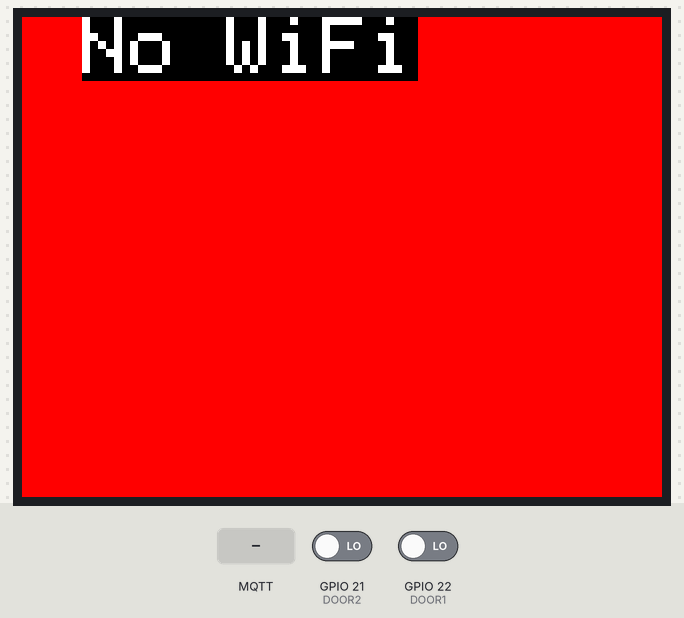
The sketch below on a simulated ESP32. Parts: 320×240 colour display. Wiring (inferred from the names in the program): BH1750 light sensor at I2C address 0x23. The test bench sets the inputs (shaded band); at power-on: GPIO 21 (DOOR2) LOW, GPIO 22 (DOOR1) LOW. WiFi joins after 1.5 s; servers stay silent unless stated; no MQTT or app messages arrive unless stated; what the sketch prints to the serial monitor is not drawn.

Above: at 3.1 s.
3.2 s: GPIO 21 (DOOR2) driven HIGH
At 11.9 s:
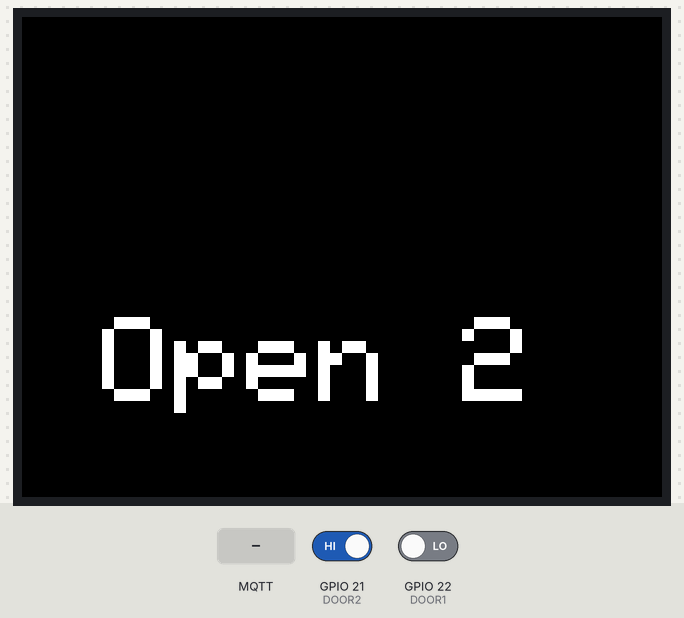
12.2 s: MQTT message "print" arrives on the first subscribed topic
At 14.7 s:
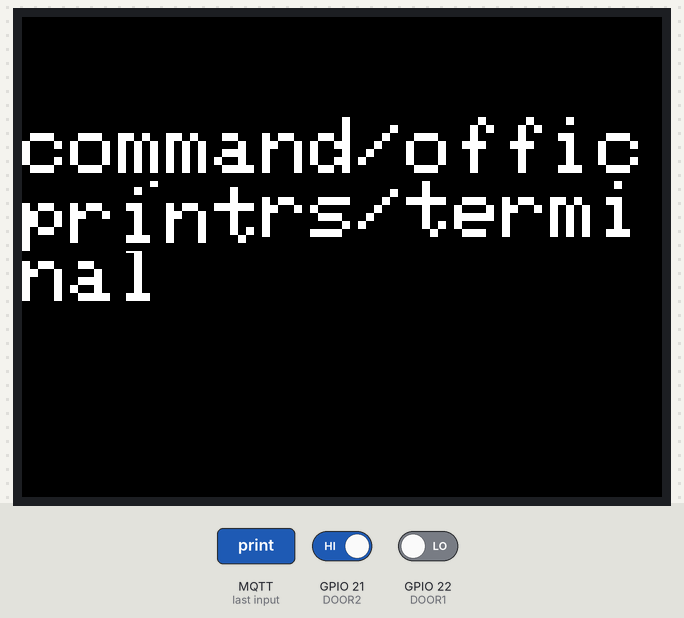
18.5 s: MQTT message "X50" arrives on the first subscribed topic
At 19.5 s:
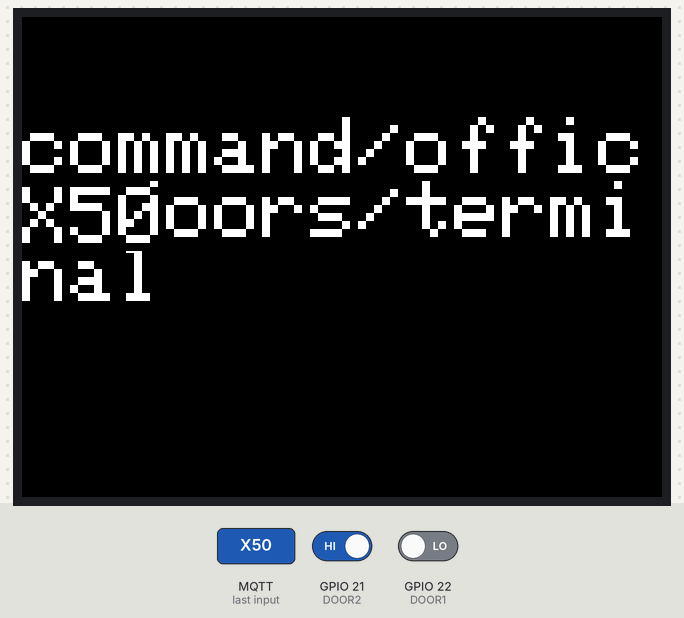
23.1 s: MQTT message "status" arrives on the first subscribed topic
At 24.3 s:
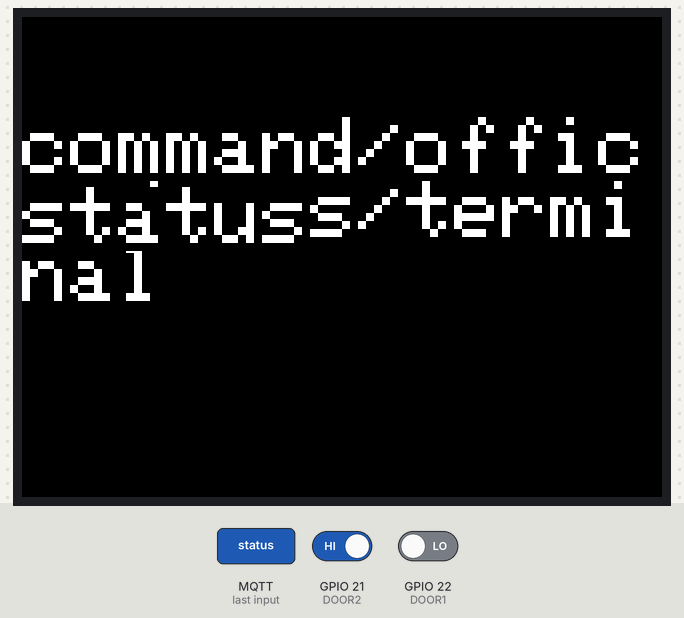
27.7 s: MQTT message "clear" arrives on the first subscribed topic
At 28.7 s:
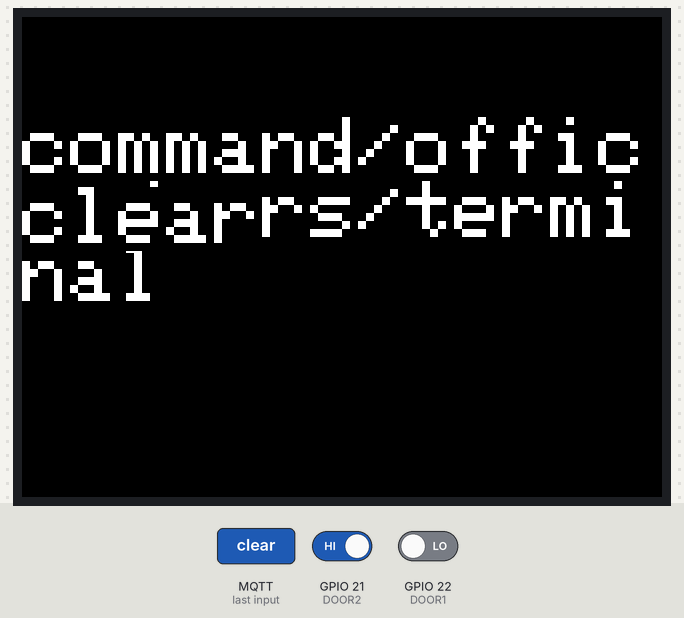
32.3 s: MQTT message "flash" arrives on the first subscribed topic
At 33.7 s:
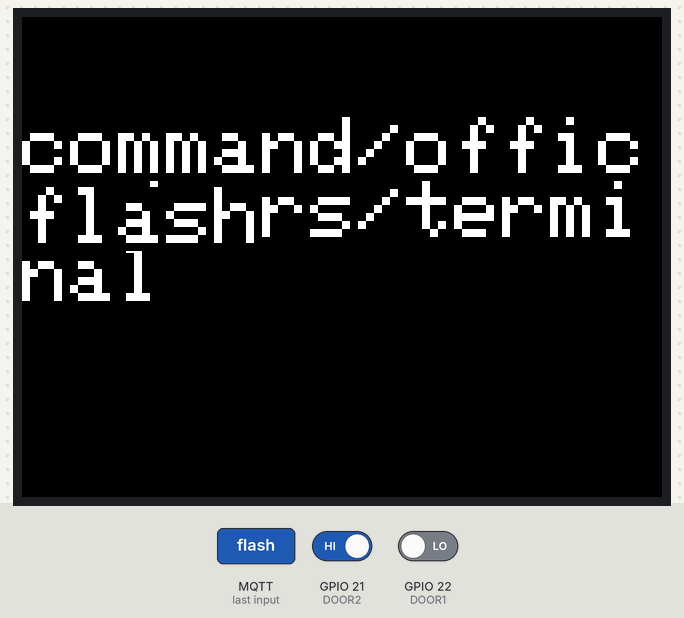
Timing chart, 0 to 35.3 s (numbered marks = the images above; inputs shaded):
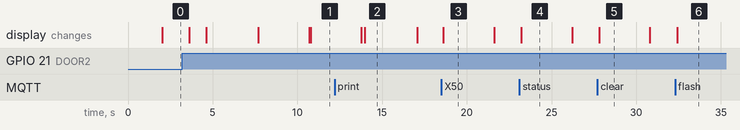

The sketch:

door_monitor.ino
```cpp
//  door_monitor.cpp
//  Wireless Door security system.
//  ESP32 Microcontroller code that responds with status of a door sensor.
//  Devices:
//    Panasonic Hall Effect Sensor
//
//  Sam Portillo
//  06/01/2020
//  09/25/2020  Live Version 2  - No polling, just notify when open.
//  04/27/2021  Remove LoRa for Bluetooth & Terminal capabilities
//  04/29/2021  Send 1 transmission when status changes:
//        Send 1 transmission when door opens.
//        Send 1 transmission when door closes.
//  05/01/2021  MQTT
//  05/26/2021  - TTGO T-Display
//  06/01/2021  Integrated door_monitor with class.


//  References:
//    http://reyax.com/products/rylr896/
//    https://us.amazon.com/Anmbest-KY-003-Effect-Magnetic-Arduino/dp/B07NWFX53H
//    https://www.youtube.com/watch?v=gnlDHDFDqQ8
//    https://www.youtube.com/watch?v=uozq47oxfwE


//  Arduino Light & PIR Motion Sensors
//  Sam Portillo

//  PIR & Light Sensor
//  Features:
//    Terminal & MQTT
//  Board → TTGO T1 → ic2 does not work.
//  Board → TTGO LoRa32-OLED V1

#include <WiFi.h>
#include <PubSubClient.h>
#include <Wire.h>
#define BH1750a 0x23

#include "Terminal_M5_Stack.h"
//#include "Terminal_TTGO.h"

// Replace the next variables with your SSID/Password combination
const char* ssid          = "BEAR-2.4";
const char* password      = "3393bear";
const char* mqtt_server   = "10.1.10.183";

//const char* ssid          = "X50";
//const char* password      = "996summerfun";
//const char* ssid          = "Victorious";
//const char* password      = "2019summerfun";
//const char* mqtt_server   = "10.0.0.12";


//    OFFICE DOORS
const char* client_name           = "Office_Doors";
const char* publish_topic1         = "office/door1";
const char* publish_topic2         = "office/door2";
const char* subscription_terminal = "command/office/doors/terminal";
const char* subscription_sensor   = "command/office/doors";


bool    door_status = false;
String  door_status$ = "Closed";
void monitor_doors();
bool is_door1_open();
bool is_door2_open();
void alert_door_open(int i);
bool door1_closed = true;
bool door2_closed = true;


//M5Stack:
#define DOOR1 22
#define DOOR2 21
int x_door = 20;
int y_door = 150;
int s_door = 6;
int d1_x  = 0;
int d1_y  = 200;
int d2_x  = 280;
int d2_y  = 200;
int fsize  = 4;


//TTGO:
//#define DOOR1 0
//#define DOOR2 35
//int x_door = 20;
//int y_door = 70;
//int s_door = 1;
//int d1_x  = 0;
//int d1_y  = 100;
//int d2_x  = 200;
//int d2_y  = 100;
//int fsize  = 1;

WiFiClient espClient;
PubSubClient client(espClient);

String s;
String mv = "motion=";
String lv = "lux=";
uint16_t lux;
uint16_t llux = -11;
int shade = 20;
bool motion;

Terminal_M5_Stack t( mqtt_server );    // M5 Stack
//Terminal_TTGO t( mqtt_server );      //  TTGO

unsigned long previousMillis = 0;
unsigned long interval = 30000;

void setup_WiFi()
{
  t.fill_screen( TFT_RED );
  t.TFT_setTextColor( TFT_BLACK, TFT_RED );
  t.lcd_display( 30, 0, fsize, 0, "No WiFi" );
  Serial.println();
  Serial.print("Connecting to ");
  Serial.println(ssid);
  WiFi.begin(ssid, password);

  while (WiFi.status() != WL_CONNECTED)
  {
    delay(500);
    Serial.print(".");
  }

  Serial.println("");
  Serial.println("WiFi connected");
  Serial.println("IP address: ");
  Serial.println(WiFi.localIP());
  IPAddress broadCast = WiFi.localIP();
  Serial.println( broadCast );

  //  t.TFT_setTextColor( TFT_WHITE, TFT_BLACK );
  t.TFT_setTextColor( TFT_BLUE, TFT_BLACK );
  t.fill_screen( TFT_GREEN );
  t.lcd_display( 60, 0, fsize, 1000, "WiFi" );
  t.lcd_display( 0, 50, fsize, 3000, IpAddress2String( broadCast ) );
}


String IpAddress2String(const IPAddress& ipAddress)
{
  return String(ipAddress[0]) + String(".") +\
  String(ipAddress[1]) + String(".") +\
  String(ipAddress[2]) + String(".") +\
  String(ipAddress[3])  ;
}

void publish_message( const char* topic, String s )
{
  Serial.println( topic );
  Serial.println( s );
  char message[ 50 ];
  //  s.toCharArray(message, s.length() );
  t.string_to_charArray( s, message );
  client.publish( topic, message );
}

void callback(char* topicc, byte* message_b, unsigned int length)
{
  String topic = String( topicc );
  Serial.print("Message arrived on topic: ");
  Serial.print(topic);
  Serial.print(". Message: ");
  String message;

  for (int i = 0; i < length; i++)
  {
    Serial.print((char)message_b[i]);
    message += (char)message_b[i];
  }
  Serial.println();
  Serial.print( message );

  t.fill_screen( TFT_BLACK );
  t.lcd_display( 0, 50, fsize, 0, topic );
  t.lcd_display( 0, 85, fsize, 3000, message );
  t.fill_screen( TFT_BLACK );

  if ( topic.equals( subscription_terminal ) )
  {
      t.command( topic, message );
  }

  if ( topic.equals( subscription_sensor ) )
  {
        String c  = t.getNext( message, '=' );

        if ( c.equals("status") )
        {
            String p1 = String( is_door1_open() );
            String p2 = String( is_door2_open() );
            publish_message( publish_topic1, p1 );
            publish_message( publish_topic2, p2 );
            Serial.println( p1 );
            Serial.println( p2 );
            //            t.lcd_display( 10, 80, 2, 3000, p1 );
            //            t.lcd_display( 10, 80, 2, 3000, p2 );
              t.fill_screen( 0 );
              t.lcd_display( d1_x, d1_y, fsize, 0, String( digitalRead(DOOR1) ) );
              t.lcd_display( d2_x, d2_y, fsize, 0, String( digitalRead(DOOR2) ) );
        }
  }

}

void reconnect()
{
    Serial.print("Attempting MQTT connection...");
    if (client.connect( client_name ))
    {
      Serial.println("connected");
      client.subscribe( subscription_terminal );
      client.subscribe( subscription_sensor );
    } else
    {
      Serial.print("failed, rc=");
      Serial.print(client.state());
      Serial.println(" try again in 5 seconds");
      delay(5000);
    }

    if (!client.connected())
    {
        t.fill_screen( TFT_RED );
        t.TFT_setTextColor( TFT_BLACK, TFT_RED );
        t.lcd_display( 30, 0, fsize, 0, "No MQTT" );

        checkConnections();
    }

      t.lcd_display( 0, 100, fsize, 3000, "MQTT Conne" );
      t.fill_screen( TFT_BLACK );
}

void setup_sensors()
{
  Wire.begin();
  Wire.setClock( 400000L );
  Wire.beginTransmission( BH1750a );
  Wire.write( 0x10 );
  Wire.endTransmission();
  delay( 1800 );

  pinMode(DOOR1, INPUT);
  pinMode(DOOR2, INPUT);
}

uint16_t luminosite(){
  uint16_t lux;
  Wire.requestFrom( BH1750a, 2 );
  while( Wire.available() )
  {
    lux = Wire.read();
    lux<<=8;
    lux = lux + Wire.read();
  }

  Wire.endTransmission();
  lux = lux / 1.2;
  return lux;
}

void setup()
{
//  Serial.begin( 115200 );               Comment out for M5Stack !!!!!!!!!!!!!!!!!!!!!!!!!!!!!!!!!!!!!!!!!!!!!!!!!
  client.setServer(mqtt_server, 1883);
  client.setCallback(callback);
  setup_sensors();
}


void checkConnections()
{
  if ( WiFi.status() != WL_CONNECTED )
  {
    setup_WiFi();
  }

  if ( !client.connected() )
  {
    reconnect();
  }
  client.loop();
}


void loop()
{
  checkConnections();
  t.checkFlash();
  read_sensors();

  delay( 10 );
}

void read_sensors()
{
  monitor_doors();
}


void monitor_doors()
{
  if ( door1_closed )
  {
    if( is_door1_open() )
    {
      door1_closed = false;
      alert_door_open(1);
    }
  }
  else
  {
    if( !is_door1_open() )
    {
      door1_closed = true;
      alert_door_closed(1);
    }
  }

  if ( door2_closed )
  {
    if( is_door2_open() )
    {
      door2_closed = false;
      alert_door_open(2);
    }
  }
  else
  {
    if( !is_door2_open() )
    {
      door2_closed = true;
      alert_door_closed(2);
    }
  }
}


bool is_door1_open()
{
    return digitalRead(DOOR1);
}


bool is_door2_open()
{
    return digitalRead(DOOR2);
}


void alert_door_open(int i)
{
    if ( i == 1 )
      publish_message( publish_topic1, "1" );

    if ( i == 2 )
      publish_message( publish_topic2, "1" );

    t.lcd_display( x_door + 20, y_door, s_door, 3000, "Open " + String(i) );
    t.fill_screen( 0 );
    t.lcd_display( d1_x, d1_y, fsize, 0, String( digitalRead(DOOR1) ) );
    t.lcd_display( d2_x, d2_y, fsize, 0, String( digitalRead(DOOR2) ) );
}

void alert_door_closed(int i)
{
    if ( i == 1 )
      publish_message( publish_topic1, "0" );

    if ( i == 2 )
      publish_message( publish_topic2, "0" );

    t.lcd_display( x_door, y_door, s_door, 3000, "Closed " + String(i) );
    t.fill_screen( 0 );
    t.lcd_display( d1_x, d1_y, fsize, 0, String( digitalRead(DOOR1) ) );
    t.lcd_display( d2_x, d2_y, fsize, 0, String( digitalRead(DOOR2) ) );
}
```

Terminal_M5_Stack.h
```cpp
//  Arduino MQTT Terminal class
//  Sam Portillo
//  05/01/2021
//  05/28/2021  M5 Stack

#include <M5Stack.h>
//print=20,40,4,0,Sammy


class Terminal_M5_Stack
{
  public:
    // Add your MQTT Broker IP address, example:
    //    const char* mqtt_server;      // Not used
    String s;
    bool flash        = false;
    int flash_color1  = 1600;
    int flash_color2  = 31;
    bool flash_on     = false;
    bool lcd          = true;
    int x = 20;
    int y = 150;
    int font_size = 4;
    String publish_string;

    Terminal_M5_Stack( const char * c )
    {
      M5.begin();
      M5.Lcd.setTextSize( font_size );
    }

    void command( String topic, String s )
    {
        String c  = getNext( s, '=' );
        if ( c.equals("print") )
        {
          int x = getNext( s, ',' ).toInt();
          int y = getNext( s, ',' ).toInt();
          int fontsize = getNext( s, ',' ).toInt();
          int d = getNext( s, ',' ).toInt();
          s = getNext( s, ',' );
          lcd_display( x, y, fontsize, d, s );
        }

        if ( c.equals("clear") )
        {
          flash = false;

          //          tft.setTextColor( TFT_WHITE, TFT_BLACK );
          //          tft.fillScreen( TFT_BLACK );
          fill_screen( 0 );
        }


        if ( c.equals("flash") )
        {
          flash_color1 = getNext( s, ',' ).toInt();
          flash_color2 = s.toInt();
          Serial.println( flash_color1 );
          Serial.println( flash_color2 );
          flash = true;
        }
    }

    void checkFlash()
    {
     if ( flash )
     {
      if ( flash_on )
        {
          flash_on = false;
          fill_screen( flash_color1 );
          Serial.println( flash_color1 );
        }
      else
      {
        flash_on = true;
        fill_screen( flash_color2 );
        Serial.println( flash_color2 );
      }
      delay( 1000 );
     }
    }

  void lcd_display(int x2, int y2, int font_size2, int d2, String s2)
  {
    if (lcd)
    {
              M5.Lcd.setCursor( x2, y2 );
              M5.Lcd.setTextSize( font_size2 );
              M5.Lcd.println( s2 );
    }
    else
      Serial.println(s2);

    delay(d2);
  }

  String getNext( String &s, char d )
  {
    int i   = s.indexOf( d );
    String x  = s.substring( 0, i );
    Serial.println( "x=" + x );
    Serial.println( s );
    s = s.substring( i + 1, s.length() );
    return x;
  }


  void fill_screen(int color)
  {
      M5.Lcd.fillScreen( color );
      //            M5.Lcd.clear();
  }

  void TFT_setTextColor( int font_color, int back_font_color )
  {
//    tft.setTextColor( font_color, back_font_color );
  }

  void stdString_to_charArray(std::string s, char* c)
  {
      //    char c[50];
      int i = 0;
      for (; i < s.length(); i++)
      {
          c[i] = s.at(i);
      }
      c[i] = '\0';
      Serial.print("c=");
      Serial.println( c );
  }

  void string_to_charArray( String s, char* c )
  {
      int i = 0;
      for (; i < s.length(); i++)
      {
          c[i] = s.charAt(i);
      }
      c[i] = '\0';
  }

};
```

Measured:
- after the input at 3.2 s, the display: first differs from a run without the input after 7.6 s (image 1)
- after the input at 18.5 s, the display: changes after 0.12 s (image 3)
- after the input at 23.1 s, the display: changes after 0.12 s (image 4)
- after the input at 27.7 s, the display: changes after 0.11 s (image 5)
- after the input at 32.3 s, the display: changes after 0.12 s (image 6)
- what the display in image 2 shows lasts 3.1 s, from 14.0 s to 17.1 s
- what the display in image 3 shows lasts 3.0 s, from 18.6 s to 21.6 s
